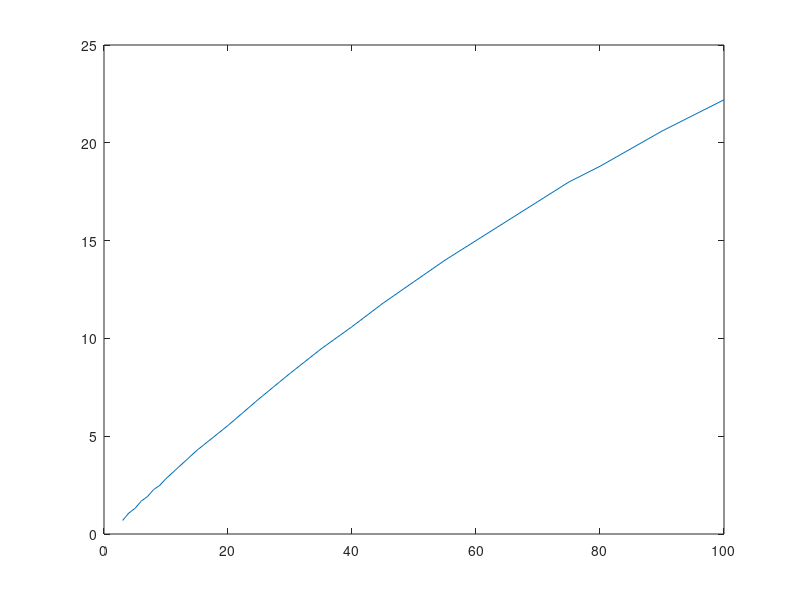

Reproduce this figure in MATLAB.
%Plot SpectraX laser power

Power = [3	0.694
4	1.07
5	1.31
6	1.68
7	1.91
8	2.27
9	2.49
10	2.83
15	4.28
20	5.55
25	6.91
30	8.21
35	9.46
40	10.6
45	11.8
50	12.9
55	14
60	15
65	16
70	17
75	18
80	18.8
85	19.7
90	20.6
100	22.2]

plot(Power(:, 1), Power(:, 2))
